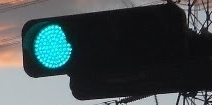
#> input picture data/test01.png, 212 x 105 px; its folder holds only this picture in this run
$ python main.py
#> lines starting #> are read from the running program, lines starting #| are printed output that depends on the picture; after the words box and inside, x2 and y2 are one past the last pixel; in counts of white or black regions, pixels touching at a corner belong together
import glob
import numpy as np
import cv2 as cv

def imgRotate180(vPath):
    for i in range(len(vPath)):
        img = cv.imread(vPath[i])
        imgR180 = cv.rotate(img, cv.ROTATE_180)
        cv.imwrite(('out_%03d.png'%(i)), imgR180)

def range360to255(range360):
    range255 = int(255.0*float(range360)/360.0)
    return range255

def getBinImg_blue(img):
    img_hsv = cv.cvtColor(img, cv.COLOR_BGR2HSV_FULL)
    img_h, img_s, img_v = cv.split(img_hsv);

    #cv.imwrite('./img_h.png', img_h)
    #cv.imwrite('./img_s.png', img_s)
    #cv.imwrite('./img_v.png', img_v)

    lower = np.array([range360to255(160), 60, 0])
    upper = np.array([range360to255(240), 255, 255])
    bin_img = cv.inRange(img_hsv, lower, upper)
    return bin_img

def centerOfGravity(bin_img):
    h, w = bin_img.shape[:2]
    xg = 0.0
    yg = 0.0
    xg_sum = 0.0
    yg_sum = 0.0
    for hi in range(h):
        for wi in range(w):
            if bin_img[hi][wi] > 127:
                xg_sum += 1.0
                yg_sum += 1.0
                xg += 1.0*wi
                yg += 1.0*hi

    return int(xg/xg_sum), int(yg/yg_sum)

def cropImg(img, xg, yg, width, hight):
    y_begin = yg-hight
    y_end = yg+hight
    x_begin = xg-width
    x_end = xg+width
    imgCropped = img[yg-hight:yg+hight, xg-width:xg+width]
    return imgCropped, x_begin, y_begin, x_end, y_end

def main():
    print(cv.__version__)

    vPath = glob.glob('./data/*')
    print(vPath)
    #imgRotate180(vPath)

    img = cv.imread(vPath[0])
#> img is the input picture: shape (105, 212, 3); mean B, G, R 77.1, 75.1, 64.5
    bin_img = getBinImg_blue(img)
#> in getBinImg_blue, `img_hsv = cv.cvtColor(img, cv.COLOR_BGR2HSV_FULL)`: img_hsv: shape (105, 212, 3); mean H, S, V 146.4, 49.5, 80.4
#> in getBinImg_blue, `img_h, img_s, img_v = cv.split(img_hsv);`:
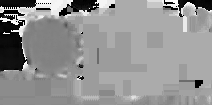
#> img_h: shape (105, 212); min 0, max 254, mean 146.4
#> in getBinImg_blue, `img_h, img_s, img_v = cv.split(img_hsv);`:
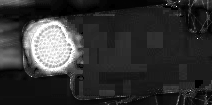
#> img_s: shape (105, 212); min 0, max 255, mean 49.5
#> in getBinImg_blue, `img_h, img_s, img_v = cv.split(img_hsv);`:
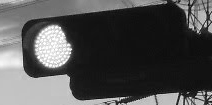
#> img_v: shape (105, 212); min 1, max 255, mean 80.4
#> in getBinImg_blue, `bin_img = cv.inRange(img_hsv, lower, upper)`:
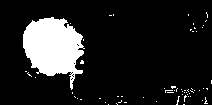
#> bin_img: shape (105, 212); 13.3% white; 62 white regions (61 under 20 px), largest, box (x1, y1, x2, y2) and area: (23, 17, 85, 90) 2784
    cv.imwrite('./bin_img.png', bin_img)

    xg, yg = centerOfGravity(bin_img)
#> xg = 59; yg = 48
    print(xg, yg)
#| 59 48

    # 1回だけだと，ノイズが多くて重心がずれるので，大まかな領域を切り取ってから，重心を再計算する．
    #cropSize = 30
    #imgCropped = cropImg(img, xg, yg, width=cropSize, hight=cropSize)
    #cv.imwrite('./imgCropped01.png', imgCropped)

    cropSize = 40
    imgBinCropped, x_begin, y_begin, x_end, y_end = cropImg(bin_img, xg, yg, width=cropSize, hight=cropSize)
#> in cropImg, `y_begin = yg-hight`: y_begin = 8
#> in cropImg, `y_end = yg+hight`: y_end = 88
#> in cropImg, `x_begin = xg-width`: x_begin = 19
#> in cropImg, `x_end = xg+width`: x_end = 99
#> in cropImg, `imgCropped = img[yg-hight:yg+hight, xg-width:xg+width]`:
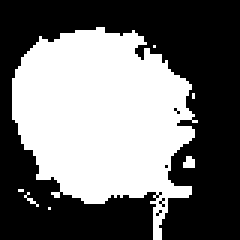
#> imgCropped: shape (80, 80) (shown 3 times larger); 43.9% white; 7 white regions (6 under 20 px), largest, box (x1, y1, x2, y2) and area: (4, 9, 66, 80) 2781
#> x_begin = 19; y_begin = 8; x_end = 99; y_end = 88
    cv.imwrite('./imgBinCropped.png', imgBinCropped)

    xg_crop, yg_crop = centerOfGravity(imgBinCropped)
#> xg_crop = 33; yg_crop = 38
    cropSize = 25
    imgCropped, x_begin, y_begin, x_end, y_end = cropImg(img, x_begin+xg_crop, y_begin+yg_crop, width=cropSize, hight=cropSize)
#> call 2 of cropImg, with xg = 52, yg = 46, width = 25, hight = 25
#> in cropImg (call 2), `imgCropped = img[yg-hight:yg+hight, xg-width:xg+width]`:
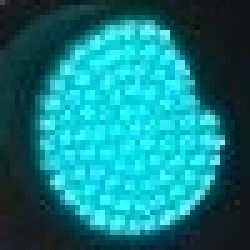
#> imgCropped: shape (50, 50, 3) (shown 5 times larger); mean B, G, R 131.3, 124.9, 21.5
#> x_begin = 27; y_begin = 21; x_end = 77; y_end = 71
    cv.imwrite('./imgCropped.png', imgCropped)


main()

$ run again, on data/test02.jpg
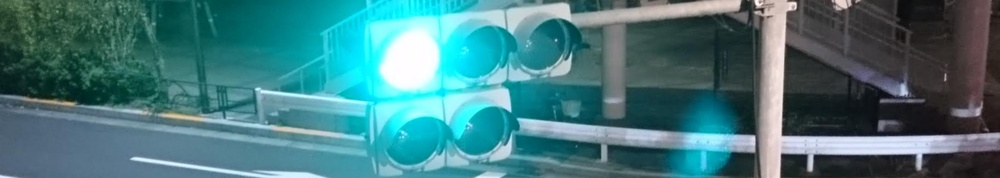
#> input picture data/test02.jpg, 1000 x 178 px, shrunk from 1812 x 322 before the run
#> in main, img is the input picture: shape (178, 1000, 3); mean B, G, R 125.5, 120.7, 68.4
#> img_hsv: shape (178, 1000, 3); mean H, S, V 128, 116, 128.7
#> in getBinImg_blue, `bin_img = cv.inRange(img_hsv, lower, upper)`:
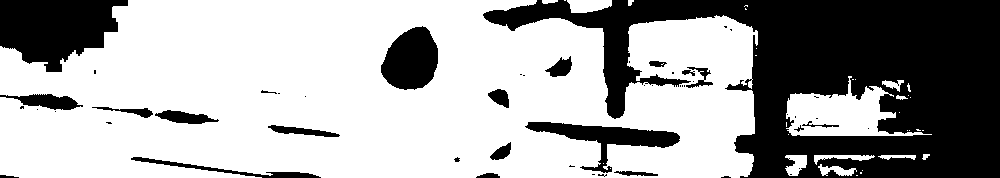
#> bin_img: shape (178, 1000); 65.1% white; 52 black regions (30 under 20 px), largest, box (x1, y1, x2, y2) and area: (483, 0, 1000, 178) 46502, (0, 0, 128, 72) 6315, (381, 26, 438, 90) 2684
#> in main, `xg, yg = centerOfGravity(bin_img)`: xg = 393; yg = 95
#| 393 95
#> in cropImg, `y_begin = yg-hight`: y_begin = 55
#> in cropImg, `y_end = yg+hight`: y_end = 135
#> in cropImg, `x_begin = xg-width`: x_begin = 353
#> in cropImg, `x_end = xg+width`: x_end = 433
#> imgCropped: shape (80, 80); 75.6% white; 1 black region, box (x1, y1, x2, y2) and area: (28, 0, 80, 35) 1563
#> in main, `imgBinCropped, x_begin, y_begin, x_end, y_end = cropImg(bin_img, xg, y..`: x_begin = 353; y_begin = 55; x_end = 433; y_end = 135
#> xg_crop = 34; yg_crop = 47
#> in cropImg (call 2), `imgCropped = img[yg-hight:yg+hight, xg-width:xg+width]`:
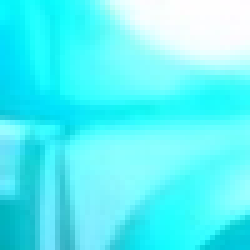
#> imgCropped: shape (50, 50, 3) (shown 5 times larger); mean B, G, R 248.1, 243.3, 90
#> in main, `imgCropped, x_begin, y_begin, x_end, y_end = cropImg(img, x_begin+xg_c..`: x_begin = 362; y_begin = 77; x_end = 412; y_end = 127
